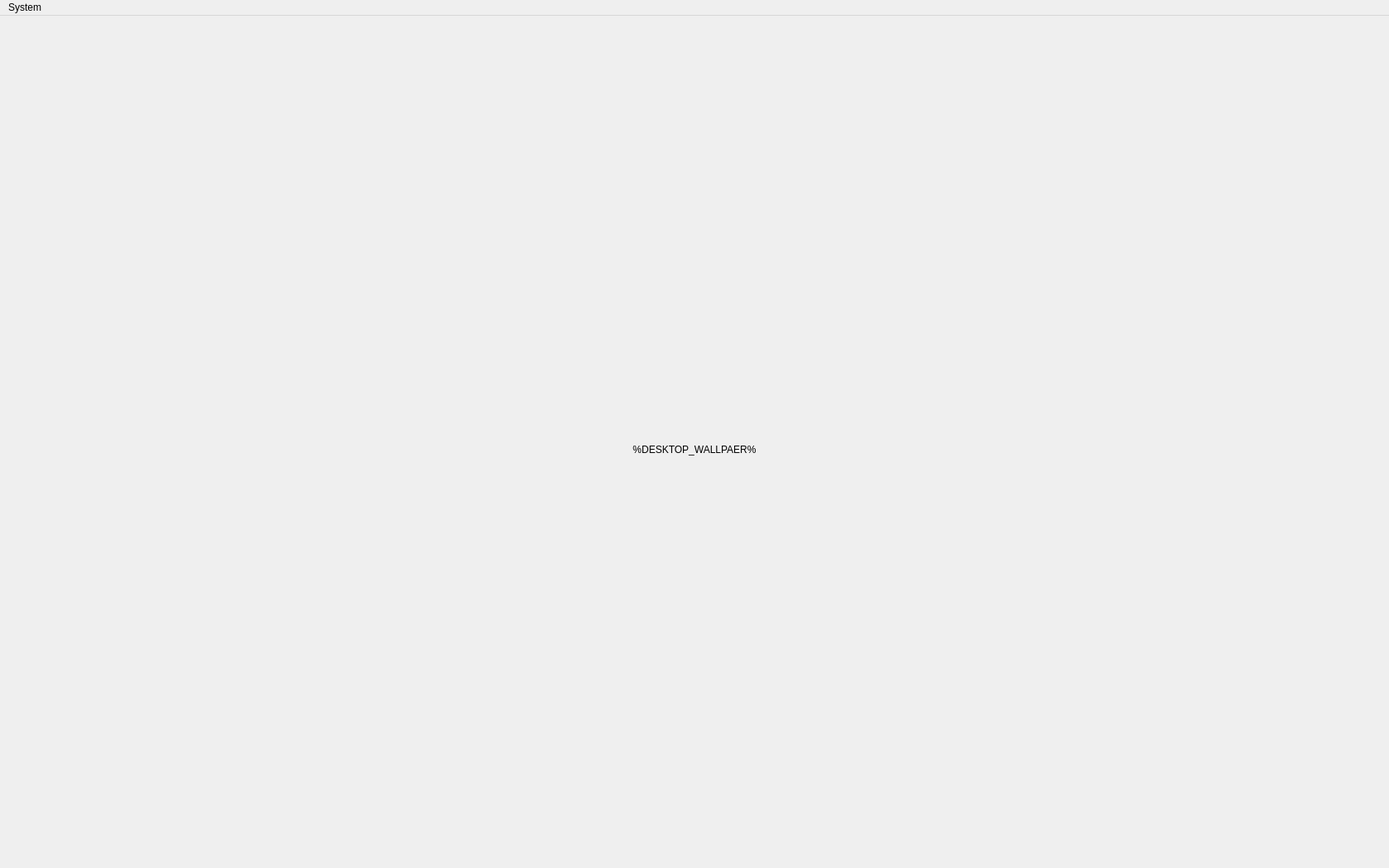
<?xml version="1.0" encoding="UTF-8"?>
<ui version="4.0">
 <class>MainWindow</class>
 <widget class="QMainWindow" name="MainWindow">
  <property name="geometry">
   <rect>
    <x>0</x>
    <y>0</y>
    <width>1680</width>
    <height>1050</height>
   </rect>
  </property>
  <property name="windowTitle">
   <string>Desktop</string>
  </property>
  <widget class="QWidget" name="centralwidget">
   <widget class="QLabel" name="label">
    <property name="geometry">
     <rect>
      <x>0</x>
      <y>0</y>
      <width>1680</width>
      <height>1050</height>
     </rect>
    </property>
    <property name="text">
     <string>%DESKTOP_WALLPAER%</string>
    </property>
    <property name="alignment">
     <set>Qt::AlignCenter</set>
    </property>
   </widget>
  </widget>
  <widget class="QMenuBar" name="menubar">
   <property name="geometry">
    <rect>
     <x>0</x>
     <y>0</y>
     <width>1680</width>
     <height>21</height>
    </rect>
   </property>
   <widget class="QMenu" name="menuSystem">
    <property name="title">
     <string>System</string>
    </property>
    <addaction name="actionSettings"/>
    <addaction name="actionTerminal"/>
    <addaction name="separator"/>
    <addaction name="actionShutdown"/>
    <addaction name="actionReboot"/>
    <addaction name="separator"/>
    <addaction name="actionEnd_session"/>
   </widget>
   <addaction name="menuSystem"/>
  </widget>
  <action name="actionSettings">
   <property name="text">
    <string>Settings</string>
   </property>
  </action>
  <action name="actionTerminal">
   <property name="text">
    <string>Terminal</string>
   </property>
  </action>
  <action name="actionShutdown">
   <property name="text">
    <string>Shutdown</string>
   </property>
  </action>
  <action name="actionReboot">
   <property name="text">
    <string>Reboot</string>
   </property>
  </action>
  <action name="actionEnd_session">
   <property name="text">
    <string>End session</string>
   </property>
  </action>
 </widget>
 <resources/>
 <connections/>
</ui>
